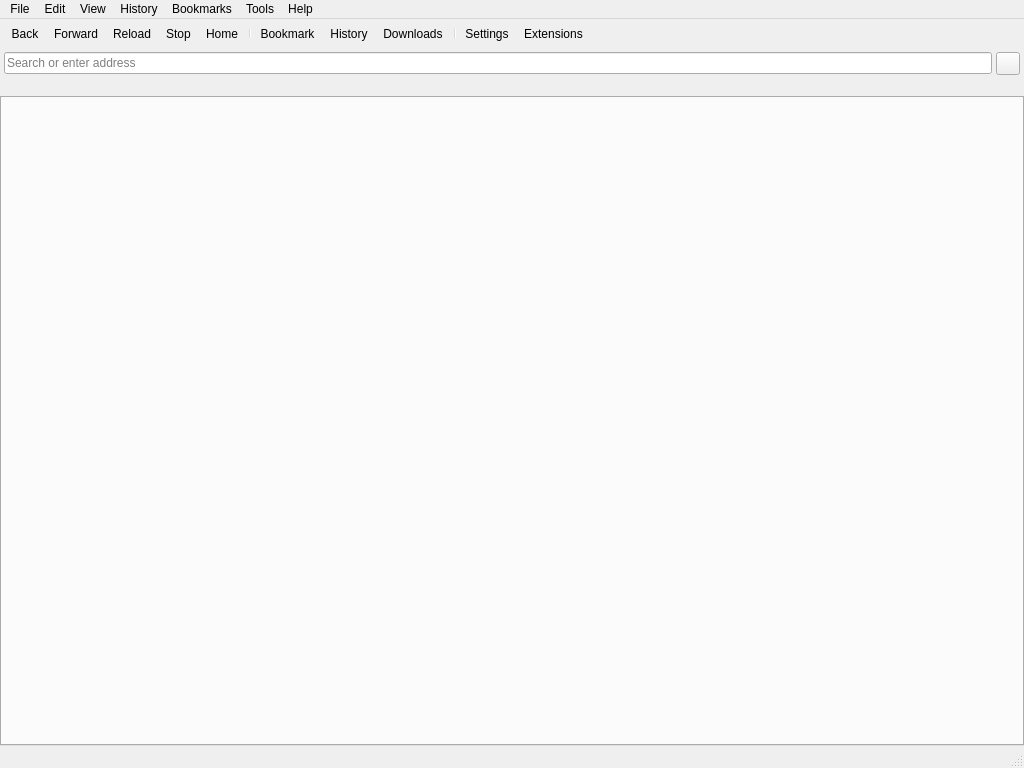
<?xml version="1.0" encoding="UTF-8"?>
<ui version="4.0">
 <class>MainWindow</class>
 <widget class="QMainWindow" name="MainWindow">
  <property name="geometry">
   <rect>
    <x>0</x>
    <y>0</y>
    <width>1024</width>
    <height>768</height>
   </rect>
  </property>
  <property name="windowTitle">
   <string>Brouser</string>
  </property>
  <widget class="QWidget" name="centralwidget">
   <layout class="QVBoxLayout" name="verticalLayout">
    <property name="spacing">
     <number>0</number>
    </property>
    <property name="leftMargin">
     <number>0</number>
    </property>
    <property name="topMargin">
     <number>0</number>
    </property>
    <property name="rightMargin">
     <number>0</number>
    </property>
    <property name="bottomMargin">
     <number>0</number>
    </property>
    <item>
     <widget class="QToolBar" name="mainToolBar">
      <property name="movable">
       <bool>false</bool>
      </property>
      <addaction name="actionBack"/>
      <addaction name="actionForward"/>
      <addaction name="actionReload"/>
      <addaction name="actionStop"/>
      <addaction name="actionHome"/>
      <addaction name="separator"/>
      <addaction name="actionBookmark"/>
      <addaction name="actionHistory"/>
      <addaction name="actionDownloads"/>
      <addaction name="separator"/>
      <addaction name="actionSettings"/>
      <addaction name="actionExtensions"/>
     </widget>
    </item>
    <item>
     <widget class="QWidget" name="addressBarWidget" native="true">
      <layout class="QHBoxLayout" name="horizontalLayout">
       <property name="spacing">
        <number>4</number>
       </property>
       <property name="leftMargin">
        <number>4</number>
       </property>
       <property name="topMargin">
        <number>4</number>
       </property>
       <property name="rightMargin">
        <number>4</number>
       </property>
       <property name="bottomMargin">
        <number>4</number>
       </property>
       <item>
        <widget class="QLineEdit" name="addressBar">
         <property name="placeholderText">
          <string>Search or enter address</string>
         </property>
        </widget>
       </item>
       <item>
        <widget class="QToolButton" name="securityButton">
         <property name="text">
          <string/>
         </property>
         <property name="icon">
          <iconset resource="../resources.qrc">
           <normaloff>:/resources/icons/secure.png</normaloff>:/resources/icons/secure.png</iconset>
         </property>
        </widget>
       </item>
      </layout>
     </widget>
    </item>
    <item>
     <widget class="QToolBar" name="bookmarksToolBar">
      <property name="movable">
       <bool>false</bool>
      </property>
     </widget>
    </item>
    <item>
     <widget class="TabWidget" name="tabWidget">
      <property name="currentIndex">
       <number>-1</number>
      </property>
      <property name="tabsClosable">
       <bool>true</bool>
      </property>
      <property name="movable">
       <bool>true</bool>
      </property>
     </widget>
    </item>
   </layout>
  </widget>
  <widget class="QMenuBar" name="menuBar">
   <property name="geometry">
    <rect>
     <x>0</x>
     <y>0</y>
     <width>1024</width>
     <height>22</height>
    </rect>
   </property>
   <widget class="QMenu" name="menuFile">
    <property name="title">
     <string>File</string>
    </property>
    <addaction name="actionNewTab"/>
    <addaction name="actionNewWindow"/>
    <addaction name="actionNewPrivateWindow"/>
    <addaction name="separator"/>
    <addaction name="actionOpenFile"/>
    <addaction name="actionSavePage"/>
    <addaction name="separator"/>
    <addaction name="actionPrint"/>
    <addaction name="separator"/>
    <addaction name="actionQuit"/>
   </widget>
   <widget class="QMenu" name="menuEdit">
    <property name="title">
     <string>Edit</string>
    </property>
    <addaction name="actionUndo"/>
    <addaction name="actionRedo"/>
    <addaction name="separator"/>
    <addaction name="actionCut"/>
    <addaction name="actionCopy"/>
    <addaction name="actionPaste"/>
    <addaction name="separator"/>
    <addaction name="actionFind"/>
    <addaction name="separator"/>
    <addaction name="actionSelectAll"/>
   </widget>
   <widget class="QMenu" name="menuView">
    <property name="title">
     <string>View</string>
    </property>
    <addaction name="actionZoomIn"/>
    <addaction name="actionZoomOut"/>
    <addaction name="actionResetZoom"/>
    <addaction name="separator"/>
    <addaction name="actionFullScreen"/>
    <addaction name="separator"/>
    <addaction name="actionShowBookmarksBar"/>
    <addaction name="actionShowDownloadsBar"/>
    <addaction name="separator"/>
    <addaction name="actionDeveloperTools"/>
   </widget>
   <widget class="QMenu" name="menuHistory">
    <property name="title">
     <string>History</string>
    </property>
    <addaction name="actionShowHistory"/>
    <addaction name="separator"/>
    <addaction name="actionClearHistory"/>
   </widget>
   <widget class="QMenu" name="menuBookmarks">
    <property name="title">
     <string>Bookmarks</string>
    </property>
    <addaction name="actionShowBookmarks"/>
    <addaction name="actionAddBookmark"/>
    <addaction name="separator"/>
    <addaction name="actionImportBookmarks"/>
    <addaction name="actionExportBookmarks"/>
   </widget>
   <widget class="QMenu" name="menuTools">
    <property name="title">
     <string>Tools</string>
    </property>
    <addaction name="actionExtensions"/>
    <addaction name="actionWebDeveloper"/>
    <addaction name="separator"/>
    <addaction name="actionClearBrowsingData"/>
    <addaction name="separator"/>
    <addaction name="actionSettings"/>
   </widget>
   <widget class="QMenu" name="menuHelp">
    <property name="title">
     <string>Help</string>
    </property>
    <addaction name="actionAbout"/>
    <addaction name="actionReportIssue"/>
    <addaction name="separator"/>
    <addaction name="actionCheckForUpdates"/>
   </widget>
   <addaction name="menuFile"/>
   <addaction name="menuEdit"/>
   <addaction name="menuView"/>
   <addaction name="menuHistory"/>
   <addaction name="menuBookmarks"/>
   <addaction name="menuTools"/>
   <addaction name="menuHelp"/>
  </widget>
  <widget class="QStatusBar" name="statusBar"/>
  <action name="actionBack">
   <property name="icon">
    <iconset resource="../resources.qrc">
     <normaloff>:/resources/icons/back.png</normaloff>:/resources/icons/back.png</iconset>
   </property>
   <property name="text">
    <string>Back</string>
   </property>
   <property name="shortcut">
    <string>Alt+Left</string>
   </property>
  </action>
  <action name="actionForward">
   <property name="icon">
    <iconset resource="../resources.qrc">
     <normaloff>:/resources/icons/forward.png</normaloff>:/resources/icons/forward.png</iconset>
   </property>
   <property name="text">
    <string>Forward</string>
   </property>
   <property name="shortcut">
    <string>Alt+Right</string>
   </property>
  </action>
  <action name="actionReload">
   <property name="icon">
    <iconset resource="../resources.qrc">
     <normaloff>:/resources/icons/reload.png</normaloff>:/resources/icons/reload.png</iconset>
   </property>
   <property name="text">
    <string>Reload</string>
   </property>
   <property name="shortcut">
    <string>F5</string>
   </property>
  </action>
  <action name="actionStop">
   <property name="icon">
    <iconset resource="../resources.qrc">
     <normaloff>:/resources/icons/stop.png</normaloff>:/resources/icons/stop.png</iconset>
   </property>
   <property name="text">
    <string>Stop</string>
   </property>
   <property name="shortcut">
    <string>Esc</string>
   </property>
  </action>
  <action name="actionHome">
   <property name="icon">
    <iconset resource="../resources.qrc">
     <normaloff>:/resources/icons/home.png</normaloff>:/resources/icons/home.png</iconset>
   </property>
   <property name="text">
    <string>Home</string>
   </property>
   <property name="shortcut">
    <string>Alt+Home</string>
   </property>
  </action>
  <action name="actionBookmark">
   <property name="icon">
    <iconset resource="../resources.qrc">
     <normaloff>:/resources/icons/bookmark.png</normaloff>:/resources/icons/bookmark.png</iconset>
   </property>
   <property name="text">
    <string>Bookmark</string>
   </property>
   <property name="shortcut">
    <string>Ctrl+D</string>
   </property>
  </action>
  <action name="actionHistory">
   <property name="icon">
    <iconset resource="../resources.qrc">
     <normaloff>:/resources/icons/history.png</normaloff>:/resources/icons/history.png</iconset>
   </property>
   <property name="text">
    <string>History</string>
   </property>
   <property name="shortcut">
    <string>Ctrl+H</string>
   </property>
  </action>
  <action name="actionDownloads">
   <property name="icon">
    <iconset resource="../resources.qrc">
     <normaloff>:/resources/icons/downloads.png</normaloff>:/resources/icons/downloads.png</iconset>
   </property>
   <property name="text">
    <string>Downloads</string>
   </property>
   <property name="shortcut">
    <string>Ctrl+J</string>
   </property>
  </action>
  <action name="actionSettings">
   <property name="icon">
    <iconset resource="../resources.qrc">
     <normaloff>:/resources/icons/settings.png</normaloff>:/resources/icons/settings.png</iconset>
   </property>
   <property name="text">
    <string>Settings</string>
   </property>
  </action>
  <action name="actionExtensions">
   <property name="icon">
    <iconset resource="../resources.qrc">
     <normaloff>:/resources/icons/extensions.png</normaloff>:/resources/icons/extensions.png</iconset>
   </property>
   <property name="text">
    <string>Extensions</string>
   </property>
  </action>
  <action name="actionNewTab">
   <property name="text">
    <string>New Tab</string>
   </property>
   <property name="shortcut">
    <string>Ctrl+T</string>
   </property>
  </action>
  <action name="actionNewWindow">
   <property name="text">
    <string>New Window</string>
   </property>
   <property name="shortcut">
    <string>Ctrl+N</string>
   </property>
  </action>
  <action name="actionNewPrivateWindow">
   <property name="text">
    <string>New Private Window</string>
   </property>
   <property name="shortcut">
    <string>Ctrl+Shift+N</string>
   </property>
  </action>
  <action name="actionOpenFile">
   <property name="text">
    <string>Open File...</string>
   </property>
   <property name="shortcut">
    <string>Ctrl+O</string>
   </property>
  </action>
  <action name="actionSavePage">
   <property name="text">
    <string>Save Page As...</string>
   </property>
   <property name="shortcut">
    <string>Ctrl+S</string>
   </property>
  </action>
  <action name="actionPrint">
   <property name="text">
    <string>Print...</string>
   </property>
   <property name="shortcut">
    <string>Ctrl+P</string>
   </property>
  </action>
  <action name="actionQuit">
   <property name="text">
    <string>Quit</string>
   </property>
   <property name="shortcut">
    <string>Ctrl+Q</string>
   </property>
  </action>
  <action name="actionUndo">
   <property name="text">
    <string>Undo</string>
   </property>
   <property name="shortcut">
    <string>Ctrl+Z</string>
   </property>
  </action>
  <action name="actionRedo">
   <property name="text">
    <string>Redo</string>
   </property>
   <property name="shortcut">
    <string>Ctrl+Shift+Z</string>
   </property>
  </action>
  <action name="actionCut">
   <property name="text">
    <string>Cut</string>
   </property>
   <property name="shortcut">
    <string>Ctrl+X</string>
   </property>
  </action>
  <action name="actionCopy">
   <property name="text">
    <string>Copy</string>
   </property>
   <property name="shortcut">
    <string>Ctrl+C</string>
   </property>
  </action>
  <action name="actionPaste">
   <property name="text">
    <string>Paste</string>
   </property>
   <property name="shortcut">
    <string>Ctrl+V</string>
   </property>
  </action>
  <action name="actionFind">
   <property name="text">
    <string>Find...</string>
   </property>
   <property name="shortcut">
    <string>Ctrl+F</string>
   </property>
  </action>
  <action name="actionSelectAll">
   <property name="text">
    <string>Select All</string>
   </property>
   <property name="shortcut">
    <string>Ctrl+A</string>
   </property>
  </action>
  <action name="actionZoomIn">
   <property name="text">
    <string>Zoom In</string>
   </property>
   <property name="shortcut">
    <string>Ctrl++</string>
   </property>
  </action>
  <action name="actionZoomOut">
   <property name="text">
    <string>Zoom Out</string>
   </property>
   <property name="shortcut">
    <string>Ctrl+-</string>
   </property>
  </action>
  <action name="actionResetZoom">
   <property name="text">
    <string>Reset Zoom</string>
   </property>
   <property name="shortcut">
    <string>Ctrl+0</string>
   </property>
  </action>
  <action name="actionFullScreen">
   <property name="text">
    <string>Full Screen</string>
   </property>
   <property name="shortcut">
    <string>F11</string>
   </property>
  </action>
  <action name="actionShowBookmarksBar">
   <property name="checkable">
    <bool>true</bool>
   </property>
   <property name="text">
    <string>Show Bookmarks Bar</string>
   </property>
   <property name="shortcut">
    <string>Ctrl+Shift+B</string>
   </property>
  </action>
  <action name="actionShowDownloadsBar">
   <property name="checkable">
    <bool>true</bool>
   </property>
   <property name="text">
    <string>Show Downloads Bar</string>
   </property>
  </action>
  <action name="actionDeveloperTools">
   <property name="text">
    <string>Developer Tools</string>
   </property>
   <property name="shortcut">
    <string>F12</string>
   </property>
  </action>
  <action name="actionShowHistory">
   <property name="text">
    <string>Show History</string>
   </property>
   <property name="shortcut">
    <string>Ctrl+H</string>
   </property>
  </action>
  <action name="actionClearHistory">
   <property name="text">
    <string>Clear History...</string>
   </property>
  </action>
  <action name="actionShowBookmarks">
   <property name="text">
    <string>Show Bookmarks</string>
   </property>
   <property name="shortcut">
    <string>Ctrl+B</string>
   </property>
  </action>
  <action name="actionAddBookmark">
   <property name="text">
    <string>Add Bookmark...</string>
   </property>
   <property name="shortcut">
    <string>Ctrl+D</string>
   </property>
  </action>
  <action name="actionImportBookmarks">
   <property name="text">
    <string>Import Bookmarks...</string>
   </property>
  </action>
  <action name="actionExportBookmarks">
   <property name="text">
    <string>Export Bookmarks...</string>
   </property>
  </action>
  <action name="actionWebDeveloper">
   <property name="text">
    <string>Web Developer</string>
   </property>
  </action>
  <action name="actionClearBrowsingData">
   <property name="text">
    <string>Clear Browsing Data...</string>
   </property>
   <property name="shortcut">
    <string>Ctrl+Shift+Del</string>
   </property>
  </action>
  <action name="actionAbout">
   <property name="text">
    <string>About Brouser</string>
   </property>
  </action>
  <action name="actionReportIssue">
   <property name="text">
    <string>Report Issue...</string>
   </property>
  </action>
  <action name="actionCheckForUpdates">
   <property name="text">
    <string>Check for Updates...</string>
   </property>
  </action>
 </widget>
 <customwidgets>
  <customwidget>
   <class>TabWidget</class>
   <extends>QTabWidget</extends>
   <header>tabwidget.h</header>
   <container>1</container>
  </customwidget>
 </customwidgets>
 <resources>
  <include location="../resources.qrc"/>
 </resources>
 <connections/>
</ui> 
